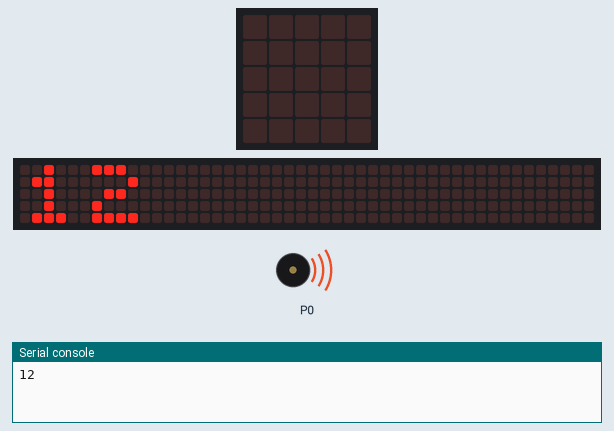
Simulated run of this program. Board: BBC micro:bit (MakeCode). Parts: the board's 5×5 LED display, a strip that is not on the board, showing the scrolling text unrolled, buzzer (waves = sounding), the last lines printed to the serial console. The 48×5 strip is a reading aid, not a part: it shows the text the display is scrolling, unrolled, one strip-width of it at a time.

Above: at 2.47 s.
At 9.9 s:
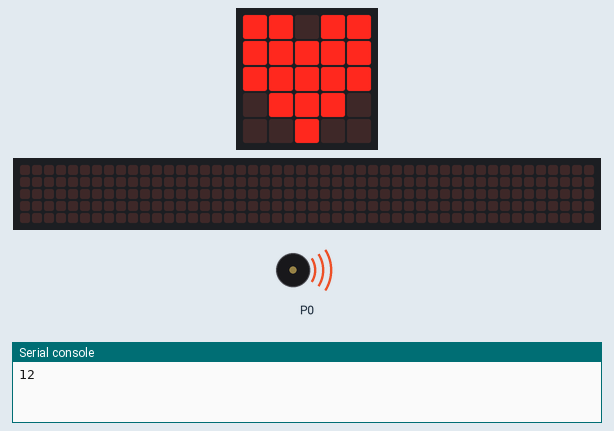
At 20.83 s:
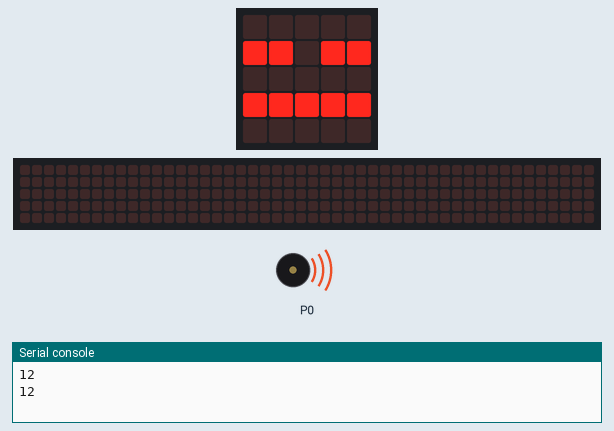
At 38.34 s:
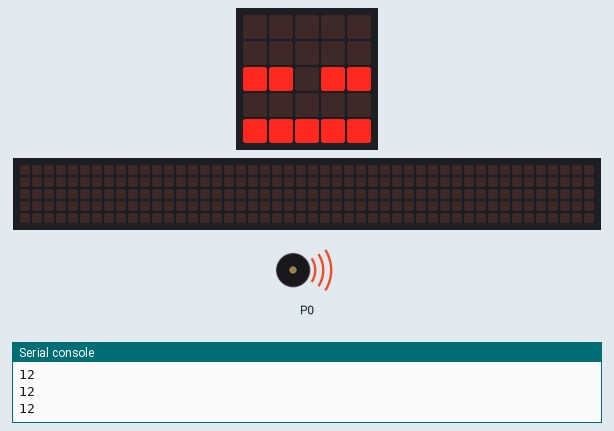
Timing chart, 0 to 40.0 s (numbered marks = the images above):
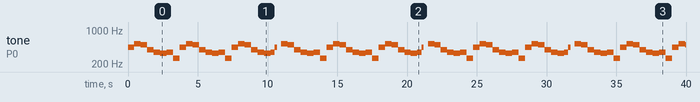

The program:

main.ts
```typescript
basic.forever(function () {
    music.play(music.stringPlayable("A C5 B G F E F C ", 130), music.PlaybackMode.LoopingInBackground)
    led.plotBarGraph(
    12,
    45,
    true
    )
    input.setSoundThreshold(SoundThreshold.Loud, 128)
    basic.showNumber(12)
    basic.showLeds(`
        # # . # #
        # # # # #
        # # # # #
        . # # # .
        . . # . .
        `)
    basic.showLeds(`
        . . . . .
        # # . # #
        . . . . .
        # # # # #
        . . . . .
        `)
    basic.showNumber(63)
    basic.showLeds(`
        # # . # #
        # # # # #
        # # # # #
        . # # # .
        . . # . .
        `)
    basic.showLeds(`
        . . . . .
        . . . . .
        # # . # #
        . . . . .
        # # # # #
        `)
    basic.showNumber(16)
    basic.showLeds(`
        # # . # #
        # # # # #
        # # # # #
        . # # # .
        . . # . .
        `)
    basic.showLeds(`
        . . . . .
        # # . # #
        . . . . .
        # # # # #
        . . . . .
        `)
})
```

test.ts
```typescript
// tests go here; this will not be compiled when this package is used as an extension.
```

Measured:
- by itself, tone on P0: plays 440 Hz for 0.47 s, 523 Hz for 0.47 s, 494 Hz for 0.47 s, 392 Hz for 0.47 s, 349 Hz for 0.47 s, 330 Hz for 0.47 s … (88 notes in this stretch)
- what the display in image 0 shows lasts 0.4 s, from 2.3 s to 2.7 s
